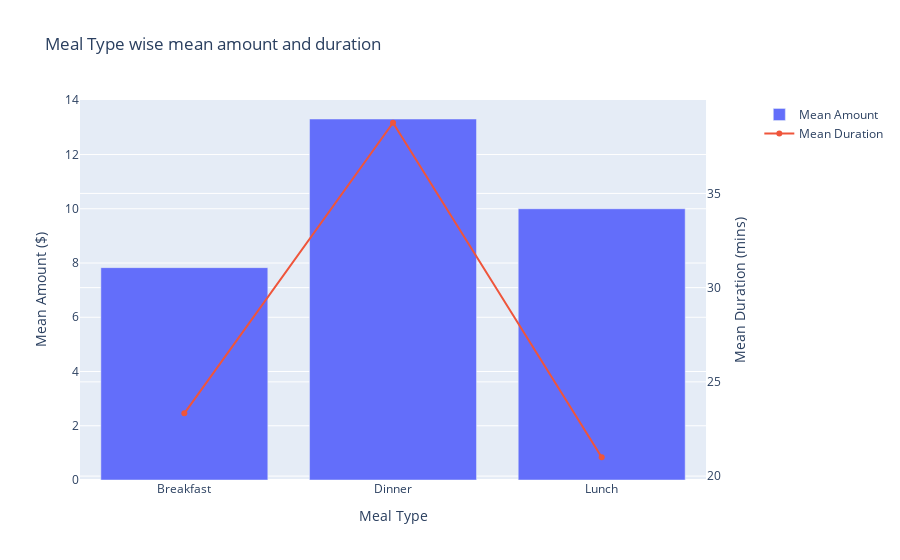

This figure's notebook cell:
### Code cell
fig = make_subplots(specs=[[{"secondary_y": True}]])

# Add traces
fig.add_trace(
    go.Bar(x=meal_type_pivot["Meal Type"], y=meal_type_pivot["Mean Amount"], name="Mean Amount"),
    secondary_y=False,
)

fig.add_trace(
    go.Scatter(x=meal_type_pivot["Meal Type"], y=meal_type_pivot["Mean Duration"], name="Mean Duration"),
    secondary_y=True,
)

# Add figure title
fig.update_layout(
    title_text="Meal Type wise mean amount and duration"
)

# Set x-axis title
fig.update_xaxes(title_text="Meal Type")

# # Set y-axes titles
fig.update_yaxes(title_text="Mean Amount ($)", secondary_y=False)
fig.update_yaxes(title_text="Mean Duration (mins)", secondary_y=True)

fig.show()

### Figure 1 — Plotly figure (JSON) as saved in the notebook; plotly's stock layout.template omitted (floating-point values rounded to 4 significant figures)
{"data": [{"name": "Mean Amount", "type": "bar", "x": ["Breakfast", "Dinner", "Lunch"], "xaxis": "x", "y": [7.83, 13.31, 10], "yaxis": "y"}, {"name": "Mean Duration", "type": "scatter", "x": ["Breakfast", "Dinner", "Lunch"], "xaxis": "x", "y": [23.33, 38.75, 21], "yaxis": "y2"}], "layout": {"title": {"text": "Meal Type wise mean amount and duration"}, "xaxis": {"anchor": "y", "domain": [0, 0.94], "title": {"text": "Meal Type"}}, "yaxis": {"anchor": "x", "domain": [0, 1], "title": {"text": "Mean Amount ($)"}}, "yaxis2": {"anchor": "x", "overlaying": "y", "side": "right", "title": {"text": "Mean Duration (mins)"}}}}
